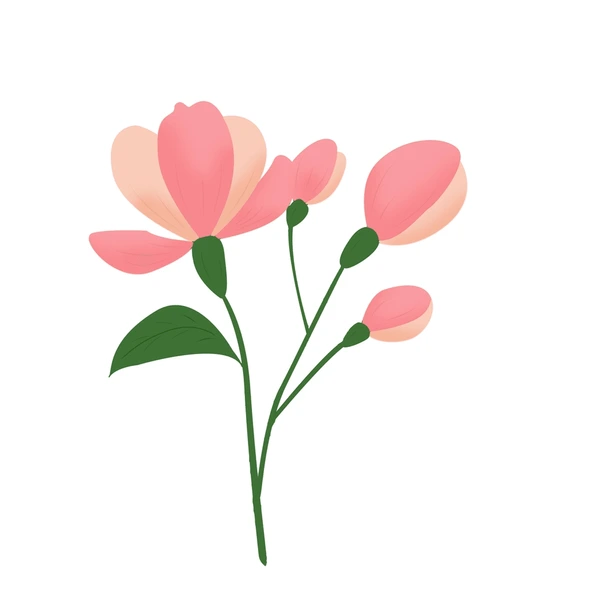
#> input picture Classwork/flower.png, 600 x 600 px, found by its file name
$ python 1bascis.py
#> lines starting #> are read from the running program, lines starting #| are printed output that depends on the picture
import cv2
print(cv2.__version__)

#reading an image
store=cv2.imread(r"D:\ERINA\Jet Learn\VS Code OpenCV\Classwork\flower.png", cv2.IMREAD_COLOR)
#> store is the input picture: shape (600, 600, 3); mean B, G, R 238.7, 240.9, 247.8
cv2.imshow("screen", store)

cv2.waitKey(0)

store=cv2.imread(r"D:\ERINA\Jet Learn\VS Code OpenCV\Classwork\flower.png", cv2.IMREAD_GRAYSCALE)
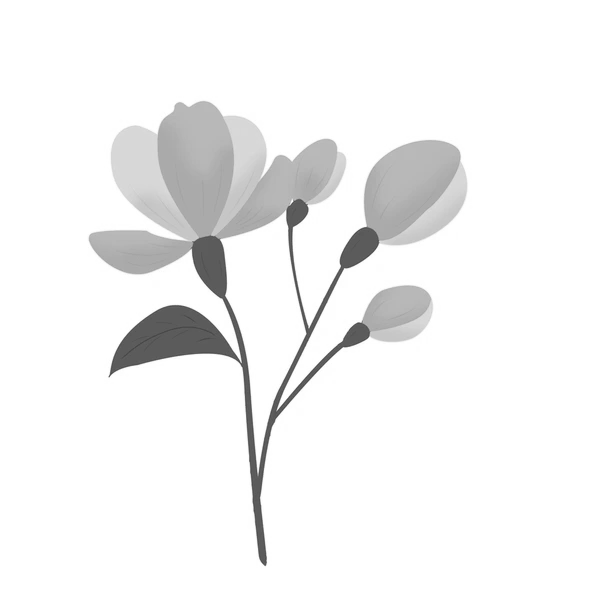
#> store: shape (600, 600); min 69, max 255, mean 242.7
cv2.imshow("screen2", store)

cv2.waitKey(0)

#saving a modified image
import os
path=r"D:\ERINA\Jet Learn\VS Code OpenCV\Classwork"
img=cv2.imread(r"D:\ERINA\Jet Learn\VS Code OpenCV\Classwork\flower.png", 0)
cv2.imshow("screen", img)

cv2.waitKey(0)

os.chdir(path)
cv2.imwrite("flowergray.png", img)
print("Saved!")
